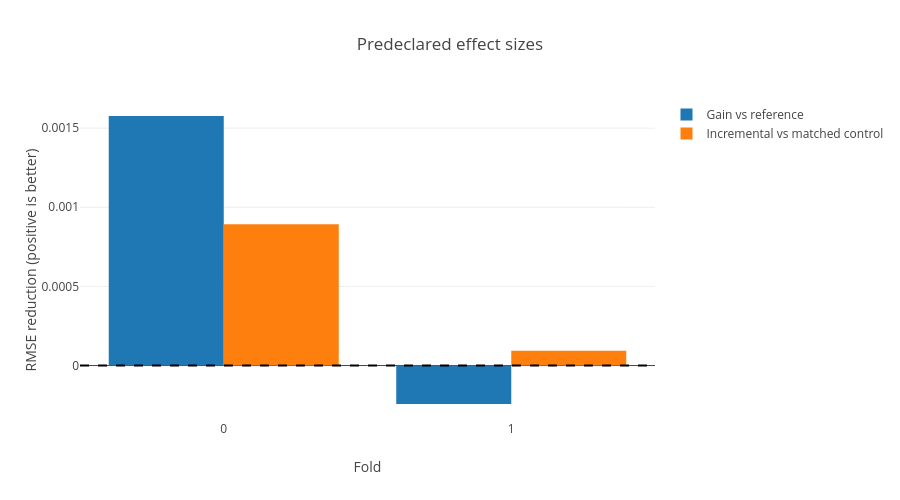

The code cell stored with this chart in its notebook:
### Markdown cell above
## Matched-control interpretation

Fold 0 improved the fixed blend by 0.001577 RMSE versus the reference and by 0.000893 versus matched fine-tuning. Fold 1 did not confirm the effect. The predeclared protocol stopped the family rather than tuning weights or selecting the favorable fold.

### Code cell
effects = pd.DataFrame([
    {"fold": "0", "reference_gain": 0.0015766859189124682,
     "incremental_gain": 0.0008933596736082627},
    {"fold": "1", "reference_gain": -0.00024291047125329923,
     "incremental_gain": 0.00009300013687230102},
])
fig = go.Figure()
fig.add_bar(x=effects["fold"], y=effects["reference_gain"], name="Gain vs reference")
fig.add_bar(x=effects["fold"], y=effects["incremental_gain"],
            name="Incremental vs matched control")
fig.add_hline(y=0, line_dash="dash")
fig.update_layout(title="Predeclared effect sizes", barmode="group",
                  xaxis_title="Fold", yaxis_title="RMSE reduction",
                  width=900, height=500, template=None)
fig.show()

### Figure 1 — Plotly figure (JSON) as saved in the notebook; plotly's stock layout.template omitted (floating-point values rounded to 4 significant figures)
{"data": [{"type": "bar", "name": "Gain vs reference", "x": ["0", "1"], "y": [0.001577, -0.0002429]}, {"type": "bar", "name": "Incremental vs matched control", "x": ["0", "1"], "y": [0.0008934, 9.3e-05]}], "layout": {"title": {"text": "Predeclared effect sizes"}, "barmode": "group", "width": 900, "height": 500, "shapes": [{"type": "line", "xref": "x domain", "yref": "y", "x0": 0, "x1": 1, "y0": 0, "y1": 0, "line": {"dash": "dash"}}], "xaxis": {"title": {"text": "Fold"}}, "yaxis": {"title": {"text": "RMSE reduction (positive is better)"}}}}
